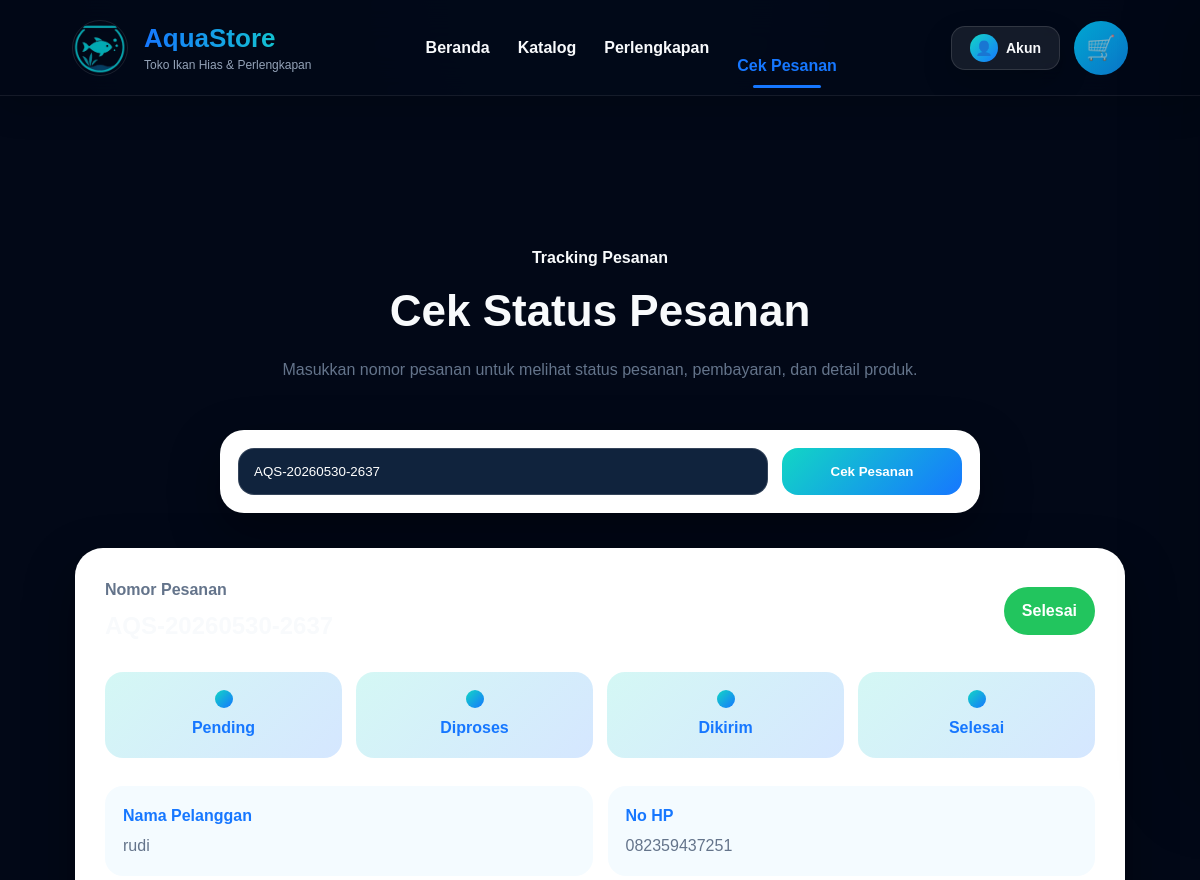
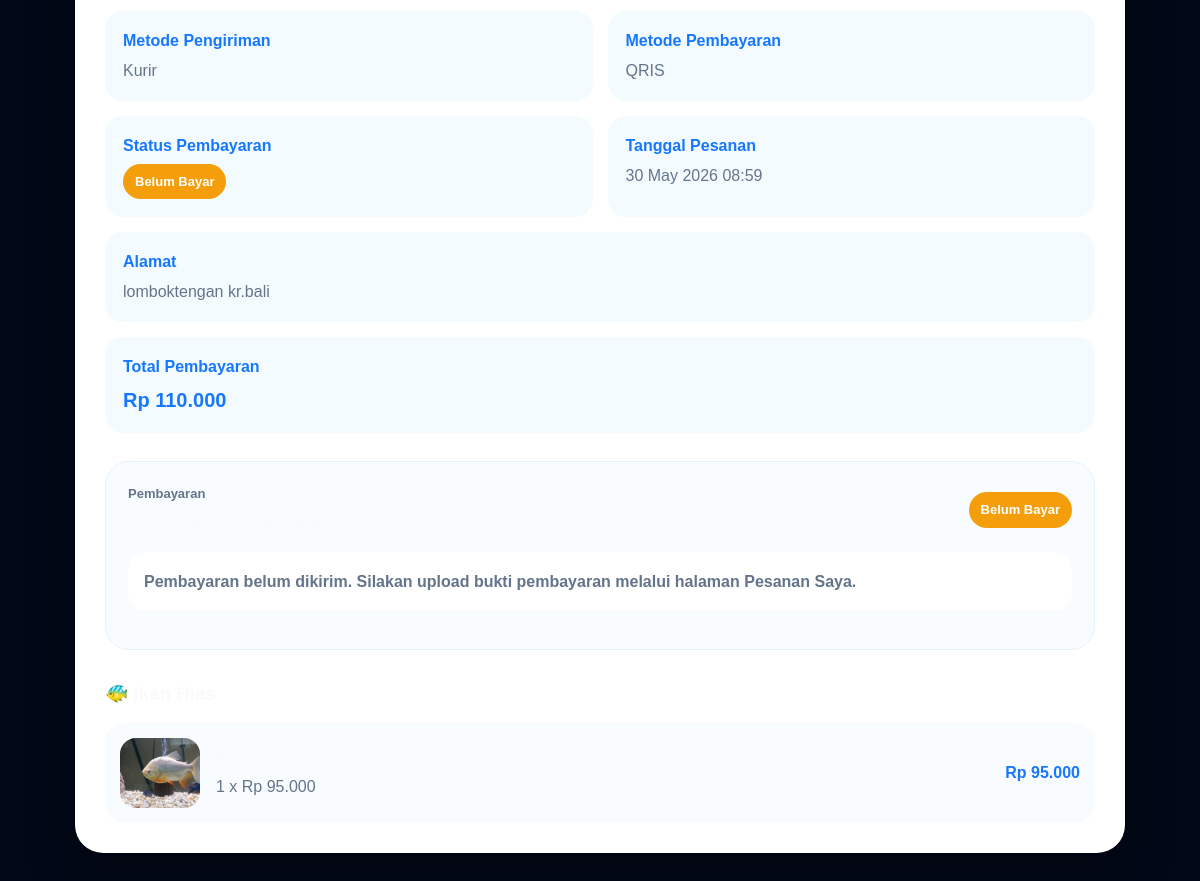
/pelanggan/cek-pesanan.php?nomor=AQS-20260530-2637, run on the app's committed database (2 pictures, top to bottom).
### tables this page shows
CREATE TABLE `pesanan` (
  `id` int(11) NOT NULL,
  `pelanggan_id` int(11) DEFAULT NULL,
  `nomor_pesanan` varchar(50) NOT NULL,
  `nama_pelanggan` varchar(100) NOT NULL,
  `no_hp` varchar(30) NOT NULL,
  `alamat` text NOT NULL,
  `metode_pengiriman` varchar(50) NOT NULL,
  `metode_bayar` varchar(50) NOT NULL,
  `bukti_pembayaran` varchar(255) DEFAULT NULL,
  `status_pembayaran` enum('Belum Bayar','Menunggu Verifikasi','Terverifikasi','Ditolak') DEFAULT 'Belum Bayar',
  `catatan_pembayaran` text DEFAULT NULL,
  `total_harga` int(11) NOT NULL,
  `status` enum('Pending','Diproses','Dikirim','Selesai') DEFAULT 'Pending',
  `created_at` timestamp NOT NULL DEFAULT current_timestamp()
);

CREATE TABLE `detail_pesanan` (
  `id` int(11) NOT NULL,
  `pesanan_id` int(11) NOT NULL,
  `ikan_id` int(11) DEFAULT NULL,
  `jumlah` int(11) NOT NULL,
  `harga_satuan` int(11) NOT NULL
);

CREATE TABLE `ikan` (
  `id` int(11) NOT NULL,
  `nama` varchar(100) NOT NULL,
  `nama_latin` varchar(100) DEFAULT NULL,
  `kategori_air` enum('Laut','Tawar','Payau') NOT NULL,
  `kategori_sifat` enum('Predator','Non-Predator') NOT NULL,
  `kategori_jenis` enum('Hias','Konsumsi','Langka') NOT NULL,
  `harga` int(11) NOT NULL,
  `stok` int(11) NOT NULL,
  `ukuran_cm` decimal(5,2) DEFAULT NULL,
  `tingkat_perawatan` enum('Mudah','Sedang','Sulit') NOT NULL,
  `foto` varchar(255) DEFAULT NULL,
  `deskripsi` text DEFAULT NULL,
  `tips_perawatan` text DEFAULT NULL,
  `status` enum('Tersedia','Habis','Pre-order') DEFAULT 'Tersedia',
  `created_at` timestamp NOT NULL DEFAULT current_timestamp()
);

### config/db.php (called while the page is built, shortened)
<?php
function e($text)
{
    return htmlspecialchars((string) ($text ?? ''), ENT_QUOTES, 'UTF-8');
}
function rupiah($angka)
{
    return 'Rp ' . number_format((int) $angka, 0, ',', '.');
}

### pelanggan/cek-pesanan.php (the view, shortened to what this page needs)
<?php
require "../config/db.php";
$nomor = trim($_GET['nomor'] ?? '');
$pesanan = null;
$detailIkan = [];
if ($nomor !== '') {
    $stmt = $pdo->prepare("
        SELECT *
        FROM pesanan
        WHERE nomor_pesanan = ?
        LIMIT 1
    ");
    $stmt->execute([$nomor]);
    $pesanan = $stmt->fetch();
    if ($pesanan) {
        $stmtIkan = $pdo->prepare("
            SELECT
                dp.*,
                i.nama AS nama_ikan,
                i.foto AS foto_ikan
            FROM detail_pesanan dp
            LEFT JOIN ikan i ON dp.ikan_id = i.id
            WHERE dp.pesanan_id = ?
        ");
        $stmtIkan->execute([$pesanan['id']]);
        $detailIkan = $stmtIkan->fetchAll();
    }
}
function status_class_tracking($status)
{
    $status = strtolower($status);
    if ($status === 'selesai') {
        return 'status-selesai';
    }
    return 'status-pending';
}
function payment_status_class_tracking($status)
{
    $status = strtolower($status ?? 'belum bayar');
    if ($status === 'belum bayar') {
        return 'payment-unpaid';
    }
    return 'payment-unpaid';
}
function is_active_step($currentStatus, $step)
{
    $urutan = [
        'Pending' => 1,
        'Diproses' => 2,
        'Dikirim' => 3,
        'Selesai' => 4
    ];
    return ($urutan[$currentStatus] ?? 1) >= ($urutan[$step] ?? 1);
}
function tanggal_tracking($data)
{
    if (!empty($data['created_at'])) {
        return date('d M Y H:i', strtotime($data['created_at']));
    }
    return '-';
}
?>
<!DOCTYPE html>
<html lang="id">
<head>
    <link rel="stylesheet" href="../assets/css/style.css?v=340">
</head>
<body>
    <?php include "../components/navbar.php"; ?>
    <section class="checkout-section tracking-section">
        <div class="section-title">
            <span>Tracking Pesanan</span>
            <h2>Cek Status Pesanan</h2>
            <p>Masukkan nomor pesanan untuk melihat status pesanan, pembayaran, dan detail produk.</p>
        </div>
        <form method="GET" class="tracking-form">
            <input type="text" name="nomor" placeholder="Contoh: AQS-20260622-1234" value="<?= e($nomor) ?>" required>
            <button type="submit">
                Cek Pesanan
            </button>
        </form>
        <?php if ($pesanan): ?>
            <?php
            $statusPembayaran = $pesanan['status_pembayaran'] ?? 'Belum Bayar';
            ?>
            <div class="tracking-card">
                <div class="tracking-header">
                    <div>
                        <span>Nomor Pesanan</span>
                        <h2><?= e($pesanan['nomor_pesanan']) ?></h2>
                    </div>
                    <div class="status-badge <?= status_class_tracking($pesanan['status']) ?>">
                        <?= e($pesanan['status']) ?>
                    </div>
                </div>
                <div class="tracking-timeline">
                    <div class="timeline-step <?= is_active_step($pesanan['status'], 'Pending') ? 'active' : '' ?>">
                        <div class="dot"></div>
                        Pending
                    </div>
                    <div class="timeline-step <?= is_active_step($pesanan['status'], 'Diproses') ? 'active' : '' ?>">
                        <div class="dot"></div>
                        Diproses
                    </div>
                    <div class="timeline-step <?= is_active_step($pesanan['status'], 'Dikirim') ? 'active' : '' ?>">
                        <div class="dot"></div>
                        Dikirim
                    </div>
                    <div class="timeline-step <?= is_active_step($pesanan['status'], 'Selesai') ? 'active' : '' ?>">
                        <div class="dot"></div>
                        Selesai
                    </div>
                </div>
                <div class="tracking-info-grid">
                    <div>
                        <b>Nama Pelanggan</b>
                        <span><?= e($pesanan['nama_pelanggan']) ?></span>
                    </div>
                    <div>
                        <b>No HP</b>
                        <span><?= e($pesanan['no_hp']) ?></span>
                    </div>
                    <div>
                        <b>Metode Pengiriman</b>
                        <span><?= e($pesanan['metode_pengiriman']) ?></span>
                    </div>
                    <div>
                        <b>Metode Pembayaran</b>
                        <span><?= e($pesanan['metode_bayar']) ?></span>
                    </div>
                    <div>
                        <b>Status Pembayaran</b>
                        <?php if ($pesanan['metode_bayar'] === 'COD'): ?>
                            <span class="payment-status payment-verified">COD</span>
                        <?php else: ?>
                            <span class="payment-status <?= payment_status_class_tracking($statusPembayaran) ?>">
                                <?= e($statusPembayaran) ?>
                            </span>
                        <?php endif; ?>
                    </div>
                    <div>
                        <b>Tanggal Pesanan</b>
                        <span><?= tanggal_tracking($pesanan) ?></span>
                    </div>
                    <div class="wide">
                        <b>Alamat</b>
                        <span><?= e($pesanan['alamat']) ?></span>
                    </div>
                    <div class="wide">
                        <b>Total Pembayaran</b>
                        <span class="total-price"><?= rupiah($pesanan['total_harga']) ?></span>
                    </div>
                </div>
                <div class="tracking-payment-box">
                    <div class="tracking-payment-header">
                        <div>
                            <span>Pembayaran</span>
                            <h3>Informasi Pembayaran</h3>
                        </div>
                        <?php if ($pesanan['metode_bayar'] === 'COD'): ?>
                            <b class="payment-status payment-verified">COD</b>
                        <?php else: ?>
                            <b class="payment-status <?= payment_status_class_tracking($statusPembayaran) ?>">
                                <?= e($statusPembayaran) ?>
                            </b>
                        <?php endif; ?>
                    </div>
                    <?php if ($pesanan['metode_bayar'] === 'COD'): ?>
                        <p class="tracking-payment-note">
                            Pesanan menggunakan metode COD. Pembayaran dilakukan saat pesanan diterima atau saat ambil sendiri
                            di toko.
                        </p>
                    <?php else: ?>
                        <?php if ($statusPembayaran === 'Belum Bayar'): ?>
                            <p class="tracking-payment-note">
                                Pembayaran belum dikirim. Silakan upload bukti pembayaran melalui halaman <b>Pesanan Saya</b>.
                            </p>
                        <?php elseif ($statusPembayaran === 'Menunggu Verifikasi'): ?>
                            <p class="tracking-payment-note">
                                Bukti pembayaran sudah dikirim dan sedang menunggu verifikasi admin.
                            </p>
                        <?php elseif ($statusPembayaran === 'Terverifikasi'): ?>
                            <p class="tracking-payment-note success">
                                Pembayaran sudah diverifikasi oleh admin.
                            </p>
                        <?php endif; ?>
                    <?php endif; ?>
                </div>
                <?php if ($detailIkan): ?>
                    <h3 class="tracking-subtitle">🐠 Ikan Hias</h3>
                    <div class="tracking-items">
                        <?php foreach ($detailIkan as $item): ?>
                            <div class="tracking-item">
                                <div class="tracking-img">
                                    <?php if (!empty($item['foto_ikan'])): ?>
                                        <img src="../uploads/ikan/<?= e($item['foto_ikan']) ?>" alt="<?= e($item['nama_ikan']) ?>">
                                    <?php else: ?>
                                        <span>🐠</span>
                                    <?php endif; ?>
                                </div>
                                <div>
                                    <h4><?= e($item['nama_ikan'] ?: 'Produk ikan tidak ditemukan') ?></h4>
                                    <p><?= $item['jumlah'] ?> x <?= rupiah($item['harga_satuan']) ?></p>
                                </div>
                                <b><?= rupiah($item['jumlah'] * $item['harga_satuan']) ?></b>
                            </div>
                        <?php endforeach; ?>
                    </div>
                <?php endif; ?>
            </div>
        <?php endif; ?>
    </section>
</body>
</html>

### assets/css/base/variables.css (style rules this page uses)
:root { --primary: #00B8E6; --primary-hover: #38E8FF; --secondary: #020817; --surface: #081426; --card: #10233D; --accent: #FF7A00; --accent-hover: #FF9D3D; --success: #22C55E; --danger: #EF4444; --text: #F8FAFC; --text-muted: #94A3B8; --border: rgba(255,255,255,.12); --shadow: 0 20px 50px rgba(0,0,0,.35); --radius-sm: 12px; --radius-md: 18px; --radius-lg: 28px; --transition: .3s ease; }

### assets/css/base/typography.css (style rules this page uses)
h1, h2, h3, h4, p { margin: 0; }
body { line-height: 1.5; }

### assets/css/layout/main-layout.css (style rules this page uses)
.popular-section, .checkout-section, .detail-section { padding: 150px 6% 80px; min-height: 100vh; background: var(--soft); }
.section-title { text-align: center; margin-bottom: 45px; }
.section-title span { color: var(--blue); font-weight: 900; }
.section-title h2 { margin-top: 8px; font-size: 44px; color: var(--text); }

### assets/css/components/final-polish.css (style rules this page uses)
* { scroll-behavior:smooth; }
body { overflow-x:hidden; }
img { transition:.4s ease; }

### assets/css/pages/cek-pesanan.css (style rules this page uses)
.tracking-section .section-title p { max-width: 720px; margin: 12px auto 0; color: var(--muted); line-height: 1.8; }
.tracking-form { max-width: 760px; margin: 0 auto 35px; display: grid; grid-template-columns: 1fr 180px; gap: 14px; padding: 18px; border-radius: 24px; background: white; box-shadow: var(--shadow); }
.tracking-form input { width: 100%; padding: 15px; border: 1px solid #d5e8f1; border-radius: 16px; outline: none; font-family: inherit; }
.tracking-form button { border: none; border-radius: 16px; background: linear-gradient(135deg, var(--cyan), var(--blue)); color: white; font-weight: 900; cursor: pointer; }
.tracking-card, .tracking-empty { max-width: 1050px; margin: 0 auto; padding: 30px; border-radius: 28px; background: white; box-shadow: var(--shadow); }
.tracking-header { display: flex; justify-content: space-between; gap: 18px; align-items: center; margin-bottom: 28px; }
.tracking-header span { color: var(--muted); font-weight: 800; }
.tracking-header h2 { margin-top: 6px; color: var(--text); }
.status-badge { padding: 12px 18px; border-radius: 999px; color: white; font-weight: 900; }
.status-selesai { background: #16a34a; }
.tracking-timeline { display: grid; grid-template-columns: repeat(4, 1fr); gap: 14px; margin: 28px 0; }
.timeline-step { position: relative; padding: 18px; border-radius: 18px; background: #eef7ff; text-align: center; color: var(--muted); font-weight: 900; }
.timeline-step.active { background: linear-gradient(135deg, rgba(18,214,197,.18), rgba(22,119,255,.18)); color: var(--blue); }
.timeline-step .dot { width: 18px; height: 18px; margin: 0 auto 8px; border-radius: 50%; background: #cbd5e1; }
.timeline-step.active .dot { background: linear-gradient(135deg, var(--cyan), var(--blue)); }
.tracking-info-grid { display: grid; grid-template-columns: repeat(2, 1fr); gap: 15px; margin: 28px 0; }
.tracking-info-grid div { padding: 18px; border-radius: 18px; background: #f4fbff; }
.tracking-info-grid .wide { grid-column: span 2; }
.tracking-info-grid b { display: block; margin-bottom: 6px; color: var(--blue); }
.tracking-info-grid span { color: var(--muted); }
.tracking-info-grid .total-price { color: var(--blue); font-weight: 900; font-size: 20px; }
.tracking-subtitle { margin: 30px 0 15px; color: var(--text); }
.tracking-items { display: grid; gap: 14px; }
.tracking-item { display: grid; grid-template-columns: 80px 1fr auto; gap: 16px; align-items: center; padding: 15px; border-radius: 20px; background: #f8fcff; }
.tracking-img { width: 80px; height: 70px; display: grid; place-items: center; overflow: hidden; border-radius: 16px; background: #eef7ff; }
.tracking-img img { width: 100%; height: 100%; object-fit: cover; }
.tracking-item h4 { color: var(--text); }
.tracking-item p { color: var(--muted); margin-top: 4px; }
.tracking-item b { color: var(--blue); }
.tracking-payment-box { margin: 28px 0; padding: 22px; border-radius: 24px; background: #f8fcff; border: 1px solid #e3f2ff; }
.tracking-payment-header { display: flex; justify-content: space-between; gap: 16px; align-items: center; margin-bottom: 16px; }
.tracking-payment-header span { display: block; color: var(--muted); font-size: 13px; font-weight: 800; margin-bottom: 4px; }
.tracking-payment-header h3 { color: var(--text); }
.tracking-payment-note { padding: 16px; border-radius: 18px; background: white; color: var(--muted); font-weight: 700; line-height: 1.7; margin-bottom: 16px; }
.payment-status { display: inline-block; padding: 8px 12px; border-radius: 999px; color: white !important; font-size: 13px; font-weight: 900; white-space: nowrap; }
.payment-unpaid { background: #f59e0b; }

### data on the page
pesanan: status "Selesai", nama_pelanggan "rudi", no_hp "082359437251", metode_pengiriman "Kurir", metode_bayar "QRIS", status_pembayaran "Belum Bayar", created_at "30 May 2026 08:59", alamat "lomboktengan kr.bali", total_harga "Rp 110.000"
detail_pesanan: ikan.foto (picture), jumlah "1", harga_satuan "Rp 95.000", rupiah($item['jumlah'] * $item['harga_satuan']) "Rp 95.000"
